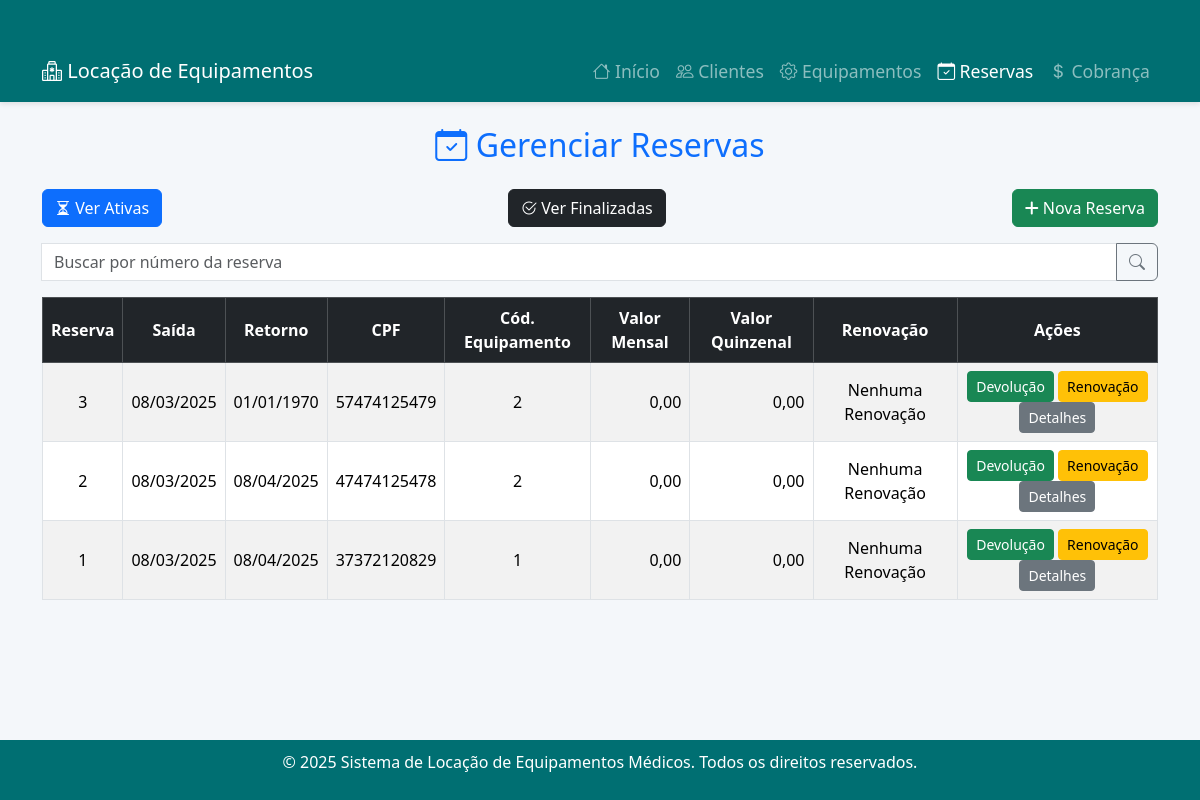
/reser_100.php, run on the app's committed database.
### tables this page shows
CREATE TABLE reservas (
    numero INT AUTO_INCREMENT PRIMARY KEY,
    saida DATETIME NOT NULL,
    retorno DATETIME,
    preco FLOAT NOT NULL,
    cpf VARCHAR(11) NOT NULL,
    codigoEquipamento INT NOT NULL,
    valorMensal FLOAT,
    valorQuinzenal FLOAT,
    tipoLocacao VARCHAR(50),
    reservaFinalizada TINYINT(1),
    dataFinalizada DATETIME,

    FOREIGN KEY (cpf) REFERENCES cliente(cpf),
    FOREIGN KEY (codigoEquipamento) REFERENCES equipamento(codigoEquipamento)
);

### reser_100.php (the view, shortened to what this page needs)
<?php
$db = new Database();
$conexao = $db->conectaBD();
$filtro = $_GET['filtro'] ?? 'ativas';
$numeroReserva = $_GET['numeroReserva'] ?? '';
$sql = "
    SELECT
        r.numero, r.saida, r.retorno, r.cpf, r.codigoEquipamento,
        r.valorMensal, r.valorQuinzenal,
        IFNULL(ren.id, 'Nenhuma Renovação') AS renovacao,
        r.reservaFinalizada
    FROM reservas r
    LEFT JOIN renovacoes ren ON r.numero = ren.numeroReserva
";
if ($filtro === 'finalizadas') {
    $sql .= " WHERE r.reservaFinalizada = 1";
} else {
    $sql .= " WHERE (r.reservaFinalizada = 0 OR r.reservaFinalizada IS NULL)";
}
$sql .= " ORDER BY r.numero DESC";
$resultado = mysqli_query($conexao, $sql);
?>
<!DOCTYPE html>
<html lang="pt-BR">
<head>
    <link href="https://cdn.jsdelivr.net/npm/bootstrap@5.3.2/dist/css/bootstrap.min.css" rel="stylesheet">
    <link href="https://cdn.jsdelivr.net/npm/bootstrap-icons@1.11.1/font/bootstrap-icons.css" rel="stylesheet">
    <link href="https://cdnjs.cloudflare.com/ajax/libs/font-awesome/6.5.1/css/all.min.css" rel="stylesheet">
</head>
<body>
<nav class="navbar navbar-expand-lg navbar-dark">
    <div class="container">
        <a class="navbar-brand" href="#"><i class="bi bi-hospital"></i> Locação de Equipamentos</a>
        <div class="collapse navbar-collapse" id="navbarMenu">
            <ul class="navbar-nav ms-auto">
                <li class="nav-item">
                    <a class="nav-link" href="index.php"><i class="bi bi-house"></i> Início</a>
                </li>
                <li class="nav-item">
                    <a class="nav-link" href="condut_100.php"><i class="bi bi-people"></i> Clientes</a>
                </li>
                <li class="nav-item">
                    <a class="nav-link" href="auto_100.php"><i class="bi bi-gear"></i> Equipamentos</a>
                </li>
                <li class="nav-item">
                    <a class="nav-link active" href="reser_100.php"><i class="bi bi-calendar-check"></i> Reservas</a>
                </li>
                <li class="nav-item">
                    <a class="nav-link" href="listar_cobrancas.php"><i class="bi bi-currency-dollar"></i> Cobrança</a>
                </li>
            </ul>
        </div>
    </div>
</nav>
<div class="container mt-4 mb-5">
    <h2 class="text-center text-primary mb-4"><i class="bi bi-calendar-check"></i> Gerenciar Reservas</h2>
    <div class="d-flex justify-content-between mb-3">
        <form action="reser_100.php" method="get">
            <button type="submit" class="btn btn-primary">
                <i class="bi bi-hourglass-split"></i> Ver Ativas
            </button>
        </form>
        <form action="reser_100.php" method="get">
            <button type="submit" class="btn btn-dark">
                <i class="bi bi-check2-circle"></i> Ver Finalizadas
            </button>
        </form>
        <form action="reser_200.php" method="get">
            <button type="submit" class="btn btn-success">
                <i class="fas fa-plus"></i> Nova Reserva
            </button>
        </form>
    </div>
    <form action="reser_100.php" method="get" class="input-group mb-3">
        <input type="text" class="form-control" name="numeroReserva" placeholder="Buscar por número da reserva"
               value="<?php echo htmlspecialchars($numeroReserva); ?>">
        <button class="btn btn-outline-secondary" type="submit"><i class="bi bi-search"></i></i></button>
    </form>
    <div class="table-responsive">
        <table class="table table-striped table-bordered">
            <thead class="table-dark">
                <tr>
                    <th>Reserva</th>
                    <th>Saída</th>
                    <th>Retorno</th>
                    <th>CPF</th>
                    <th>Cód. Equipamento</th>
                    <th>Valor Mensal</th>
                    <th>Valor Quinzenal</th>
                    <th>Renovação</th>
                    <th>Ações</th>
                </tr>
            </thead>
            <tbody>
                <?php while ($dado = mysqli_fetch_assoc($resultado)) { ?>
                    <tr>
                        <td><?php echo htmlspecialchars($dado['numero']); ?></td>
                        <td><?php echo date('d/m/Y', strtotime($dado['saida'])); ?></td>
                        <td><?php echo date('d/m/Y', strtotime($dado['retorno'])); ?></td>
                        <td><?php echo htmlspecialchars($dado['cpf']); ?></td>
                        <td><?php echo htmlspecialchars($dado['codigoEquipamento']); ?></td>
                        <td style="text-align: right;"><?php echo number_format($dado['valorMensal'], 2, ',', '.'); ?></td>
                        <td style="text-align: right;"><?php echo number_format($dado['valorQuinzenal'], 2, ',', '.'); ?></td>
                        <td>
                            <?php if ($dado['renovacao'] != 'Nenhuma Renovação') { ?>
                                <a href="reser_400.php?numero=<?php echo urlencode($dado['numero']); ?>"
                                   class="btn btn-info btn-sm">
                                   Ver Renovação
                                </a>
                            <?php } else { ?>
                                Nenhuma Renovação
                            <?php } ?>
                        </td>
                        <td>
                            <?php if ($filtro != 'finalizadas') { ?>
                                <a href="reser_300.php?codigo=<?php echo urlencode($dado['numero']); ?>"
                                   class="btn btn-success btn-sm">
                                   Devolução
                                </a>
                                <a href="reser_400.php?numero=<?php echo urlencode($dado['numero']); ?>"
                                   class="btn btn-warning btn-sm">
                                   Renovação
                                </a>
                            <?php } ?>
                            <a href="reser_500.php?numero=<?php echo urlencode($dado['numero']); ?>"
                               class="btn btn-secondary btn-sm">
                               Detalhes
                            </a>
                        </td>
                    </tr>
                <?php } ?>
            </tbody>
        </table>
    </div>
</div>
<div class="footer">
    <p>&copy; 2025 Sistema de Locação de Equipamentos Médicos. Todos os direitos reservados.</p>
</div>
</body>
</html>

### reser_100.php (style rules this page uses)
body { background-color: #f4f7fa; }
.navbar { background-color: #006f72; min-height: 70px; padding-top: 50px; padding-bottom: 10px; box-shadow: 0 2px 5px rgba(0,0,0,0.1); }
.navbar-nav .nav-link { font-size: 1.1rem; }
.table th, .table td { text-align: center; vertical-align: middle; }
.footer { background-color: #006f72; color: white; text-align: center; padding: 10px; position: fixed; bottom: 0; width: 100%; }

### data on the page
reservas: numero "3", saida "08/03/2025", retorno "01/01/1970", cpf "57474125479", codigoEquipamento "2", valorMensal "0,00", valorQuinzenal "0,00"
reservas: numero "2", saida "08/03/2025", retorno "08/04/2025", cpf "47474125478", codigoEquipamento "2", valorMensal "0,00", valorQuinzenal "0,00"
reservas: numero "1", saida "08/03/2025", retorno "08/04/2025", cpf "37372120829", codigoEquipamento "1", valorMensal "0,00", valorQuinzenal "0,00"
